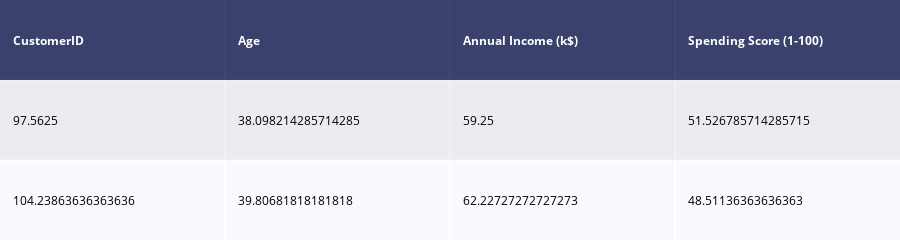

Notebook code for this chart:
### Code cell
dz=ff.create_table(dataset.groupby('Gender').mean())
py.iplot(dz)

### Figure 1 — Plotly figure (JSON) as saved in the notebook; plotly's stock layout.template omitted (floating-point values rounded to 4 significant figures)
{"data": [{"colorscale": [[0, "#00083e"], [0.5, "#ededee"], [1, "#ffffff"]], "hoverinfo": "none", "opacity": 0.75, "showscale": false, "type": "heatmap", "z": [[0, 0, 0, 0], [0.5, 0.5, 0.5, 0.5], [1, 1, 1, 1]]}], "layout": {"annotations": [{"align": "left", "font": {"color": "#ffffff"}, "showarrow": false, "text": "<b>CustomerID</b>", "x": -0.45, "xanchor": "left", "xref": "x", "y": 0, "yref": "y"}, {"align": "left", "font": {"color": "#ffffff"}, "showarrow": false, "text": "<b>Age</b>", "x": 0.55, "xanchor": "left", "xref": "x", "y": 0, "yref": "y"}, {"align": "left", "font": {"color": "#ffffff"}, "showarrow": false, "text": "<b>Annual Income (k$)</b>", "x": 1.55, "xanchor": "left", "xref": "x", "y": 0, "yref": "y"}, {"align": "left", "font": {"color": "#ffffff"}, "showarrow": false, "text": "<b>Spending Score (1-100)</b>", "x": 2.55, "xanchor": "left", "xref": "x", "y": 0, "yref": "y"}, {"align": "left", "font": {"color": "#000000"}, "showarrow": false, "text": "97.5625", "x": -0.45, "xanchor": "left", "xref": "x", "y": 1, "yref": "y"}, {"align": "left", "font": {"color": "#000000"}, "showarrow": false, "text": "38.098214285714285", "x": 0.55, "xanchor": "left", "xref": "x", "y": 1, "yref": "y"}, {"align": "left", "font": {"color": "#000000"}, "showarrow": false, "text": "59.25", "x": 1.55, "xanchor": "left", "xref": "x", "y": 1, "yref": "y"}, {"align": "left", "font": {"color": "#000000"}, "showarrow": false, "text": "51.526785714285715", "x": 2.55, "xanchor": "left", "xref": "x", "y": 1, "yref": "y"}, {"align": "left", "font": {"color": "#000000"}, "showarrow": false, "text": "104.23863636363636", "x": -0.45, "xanchor": "left", "xref": "x", "y": 2, "yref": "y"}, {"align": "left", "font": {"color": "#000000"}, "showarrow": false, "text": "39.80681818181818", "x": 0.55, "xanchor": "left", "xref": "x", "y": 2, "yref": "y"}, {"align": "left", "font": {"color": "#000000"}, "showarrow": false, "text": "62.22727272727273", "x": 1.55, "xanchor": "left", "xref": "x", "y": 2, "yref": "y"}, {"align": "left", "font": {"color": "#000000"}, "showarrow": false, "text": "48.51136363636363", "x": 2.55, "xanchor": "left", "xref": "x", "y": 2, "yref": "y"}], "height": 140, "margin": {"b": 0, "l": 0, "r": 0, "t": 0}, "xaxis": {"dtick": 1, "gridwidth": 2, "showticklabels": false, "tick0": -0.5, "ticks": "", "zeroline": false}, "yaxis": {"autorange": "reversed", "dtick": 1, "gridwidth": 2, "showticklabels": false, "tick0": 0.5, "ticks": "", "zeroline": false}}}
